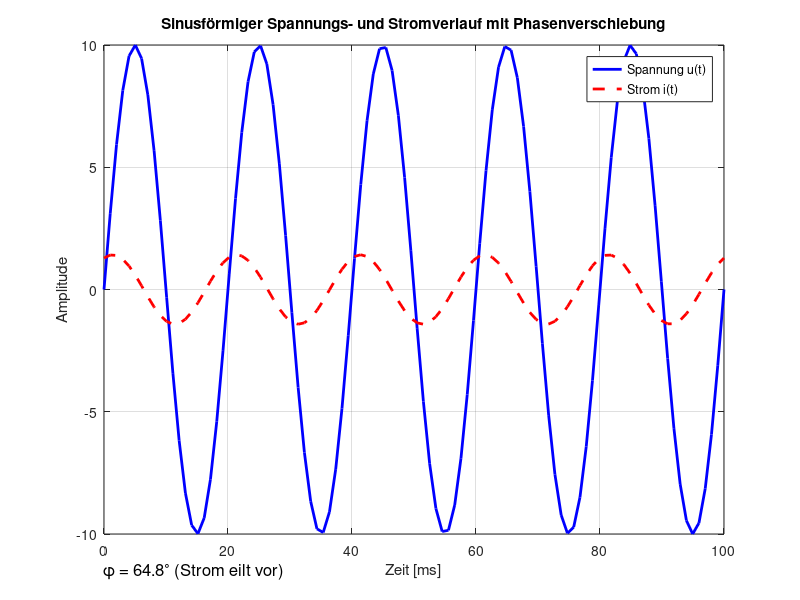

Here is the MATLAB script that generated this plot:
% Gegeben:
R = 15;               % Ohm
C = 100e-6;           % Farad
f = 50;               % Hz
omega = 2 * pi * f;

% Impedanzberechnung
Xc = 1 / (omega * C);
Z = R - 1i * Xc;
phi = angle(Z);       % Phasenwinkel (negativ)
phi_deg = rad2deg(phi);

% Zeitachse
t = linspace(0, 0.1, 100);  % 0 bis 100 ms

% Spannung (Referenz): sinusförmig
U0 = 10;                       % Spannungsspitze in Volt
u = U0 * sin(omega * t);      % Spannungssignal

% Strom: phasenverschoben
I0 = U0 / abs(Z);             % Stromamplitude
i = I0 * sin(omega * t + abs(phi)) * 5;  % Strom eilt vor

% Plot
figure;
plot(t * 1000, u, 'b', 'LineWidth', 2); hold on;  % Spannung
plot(t * 1000, i, 'r--', 'LineWidth', 2);         % Strom
grid on;

xlabel('Zeit [ms]');
ylabel('Amplitude');
title('Sinusförmiger Spannungs- und Stromverlauf mit Phasenverschiebung');
legend('Spannung u(t)', 'Strom i(t)', 'Location', 'best');

% Phasenwinkel anzeigen
text(0, -11.5, sprintf('\\phi = %.1f^\\circ (Strom eilt vor)', abs(phi_deg)), ...
    'FontSize', 12, 'Color', 'k');
